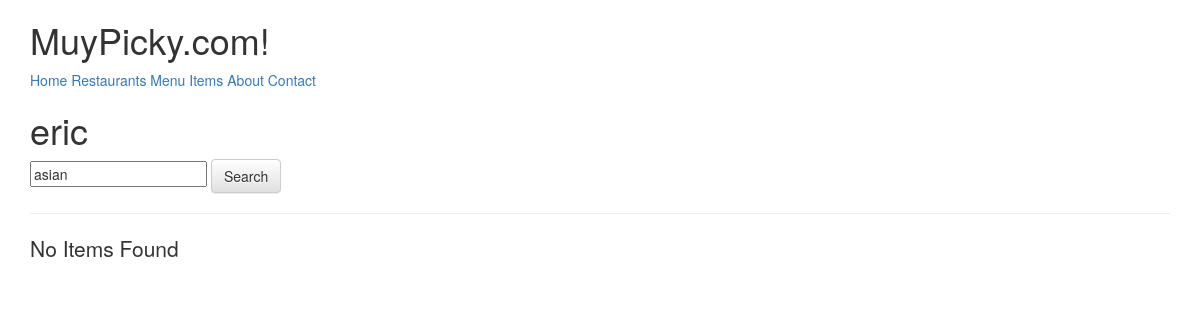
Before: /profile/eric?q=asian with the older database file.
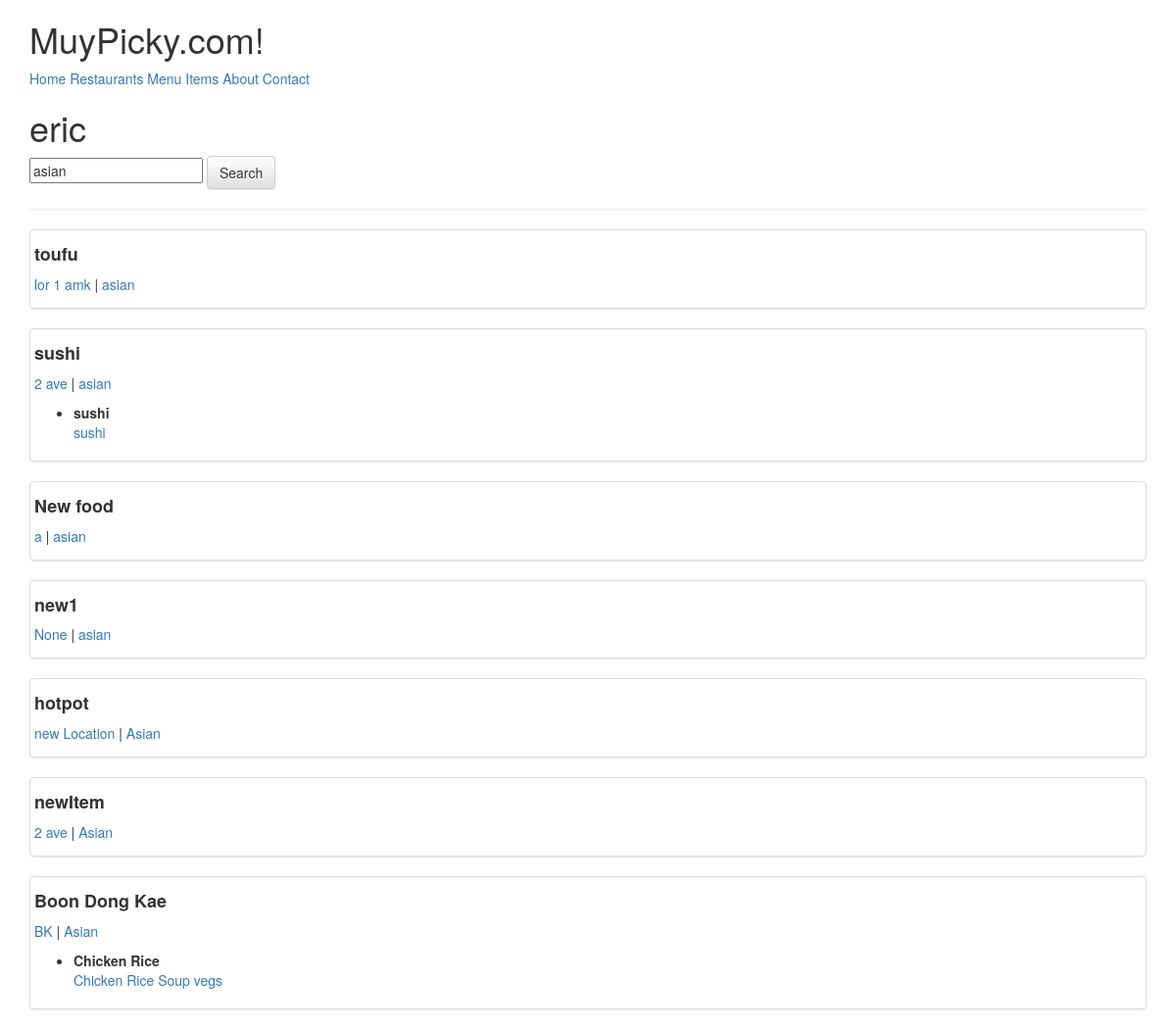
After: the same page with the newer database file.
### restaurants/models.py (models this page shows, shortened)
class RestaurantLocation(models.Model):
	owner 		= models.ForeignKey(Users) #class_instance.model_set.all()  # Django Models Unleashed JOINCFE.com
	name 		= models.CharField(max_length=120)
	location 	= models.CharField(max_length=120, null=True, blank=True)
	category 	= models.CharField(max_length=120, null=True, blank=True, validators=[validate_category])
	timestamp	= models.DateTimeField(auto_now=False, auto_now_add=False, null=True, blank=True)
	update 		= models.DateTimeField(auto_now_add=True)
	slug		= models.SlugField(null=True, blank=True)
	objects = RestaurantLocationManager() #add Model.objects.all()
	@property
	def title(self):
		return self.name

### menus/models.py (models this page shows, shortened)
class Items(models.Model):
	user 		= models.ForeignKey(settings.AUTH_USER_MODEL)
	restaurant	= models.ForeignKey(RestaurantLocation)
	name 		= models.CharField(max_length=120)
	contents	= models.TextField(help_text='Seperate each by comma')
	excludes	= models.TextField(blank=True, null=True, help_text='Seperate each by comma')
	public 		= models.BooleanField(default=True)
	timestamp	= models.DateTimeField(auto_now_add=True)
	updated 	= models.DateTimeField(auto_now=True)
	class Meta:
		ordering = ['-updated','-timestamp'] # Item.objects.all()
	def get_contents(self):
		return self.contents.split(",")

### profiles/views.py (the view)
# urls.py: url(r'^(?P<username>[\w-]+)$', ProfileDetailsView.as_view(), name='detail'),
class ProfileDetailsView(DetailView):
	queryset = User.objects.filter(is_active=True)
	template_name  = 'profiles/user.html'
	def get_object(self):
		username = self.kwargs.get("username")
		if username is None:
			 raise Http404
		return get_object_or_404(User, username__iexact=username, is_active=True)
	def get_context_data(self, *args, **kwargs):
		context = super(ProfileDetailsView,self).get_context_data(*args,**kwargs)
		user = context['user']
		query = self.request.GET.get('q')
		item_exists = Items.objects.filter(user=user).exists()
		qs = RestaurantLocation.objects.filter(owner=user).search(query)
		if item_exists and qs.exists():
			context['locations'] = qs
		return context

### restaurants/models.py (called while the page is built)
	def search(self,query):
		if query:
			query=query.strip()
			return self.filter(
				Q(name__icontains=query)|
				Q(location__icontains=query)|
				Q(category__icontains=query)|
				Q(items__name__icontains=query)|
				Q(items__contents__icontains=query)
				).distinct()
		else:
			return self

	def get_queryset(self):
		return RestaurantLocationQuerySet(self.model,using=self._db)

### profiles/templates/profiles/user.html (shortened to what this page needs)
{% extends "base.html" %}
{% block content %}
<h1>{{user.username}}</h1>
<form class='form' method='GET' action=''>
<input type='text' placeholder="Search..." name='q' value='{{ request.GET.q }}'>
<button class='btn btn-default' type='submit' >Search</button>
</form>
<hr/>
{% if locations %}
{% for rest in locations %}
	<div class='row'>
		<div class='col-sm-12'>
			<dic class='thumbnail'>
			<h4><b>{{ rest.title }}</b> </h4>
			<p><a href='{{ request.path }}?q={{rest.location}}'>{{rest.location}}</a>
				| <a href='{{ request.path }}?q={{rest.category}}'>{{rest.category}}</a></p>
			<ul>
				{% for item in rest.items_set.all %}
					<li style='margin-bottom: 15px;'><b>{{ item.name }}</b><br/>
						{% for ing in item.get_contents %}
							<a href='{{ request.path }}?q={{ing}}'>{{ing}}</a>
						{% endfor %}
					</li>
				{% endfor %}
			</ul>
		</div>
	</div>
{% endfor %}
{% else %}
<p class='lead'> No Items Found</p>
{% endif %}
{% endblock content %}

Changed rows visible on the page:
now on this page (row unchanged): RestaurantLocation: title "toufu", location "lor 1 amk", category "asian"
now on this page (row unchanged): RestaurantLocation: title "sushi", location "2 ave", category "asian"
added Items: name "sushi", get_contents "sushi"
added RestaurantLocation: title "New food", location "a", category "asian"
added RestaurantLocation: title "new1", location "None", category "asian"
added RestaurantLocation: title "hotpot", location "new Location", category "Asian"
added RestaurantLocation: title "newItem", location "2 ave", category "Asian"
added RestaurantLocation: title "Boon Dong Kae", location "BK", category "Asian"
added Items: name "Chicken Rice", get_contents "Chicken Rice" "Soup" "vegs", shown under "Boon Dong Kae"
Other visible differences:
text no longer shown: "No Items Found"
